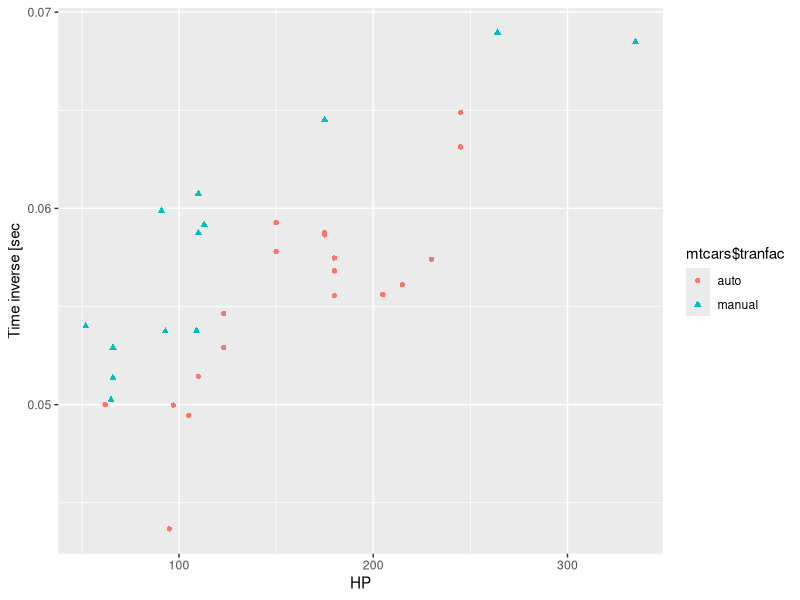

Write the R code that produced this figure.
library("ggplot2")

mtcars$tranfac <- rep("auto",times=nrow(mtcars))
mtcars$tranfac[mtcars$am==1] <- "manual"

qplot(mtcars$hp,1/mtcars$qsec,colour=mtcars$tranfac,shape=mtcars$tranfac,ylab="Time inverse [sec",xlab="HP")
